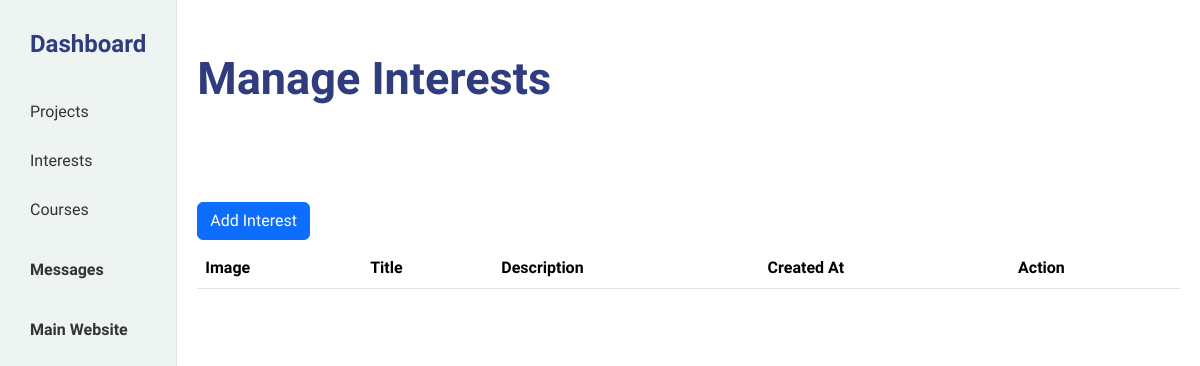
The page /dashboard/interest/ on the database as committed earlier.
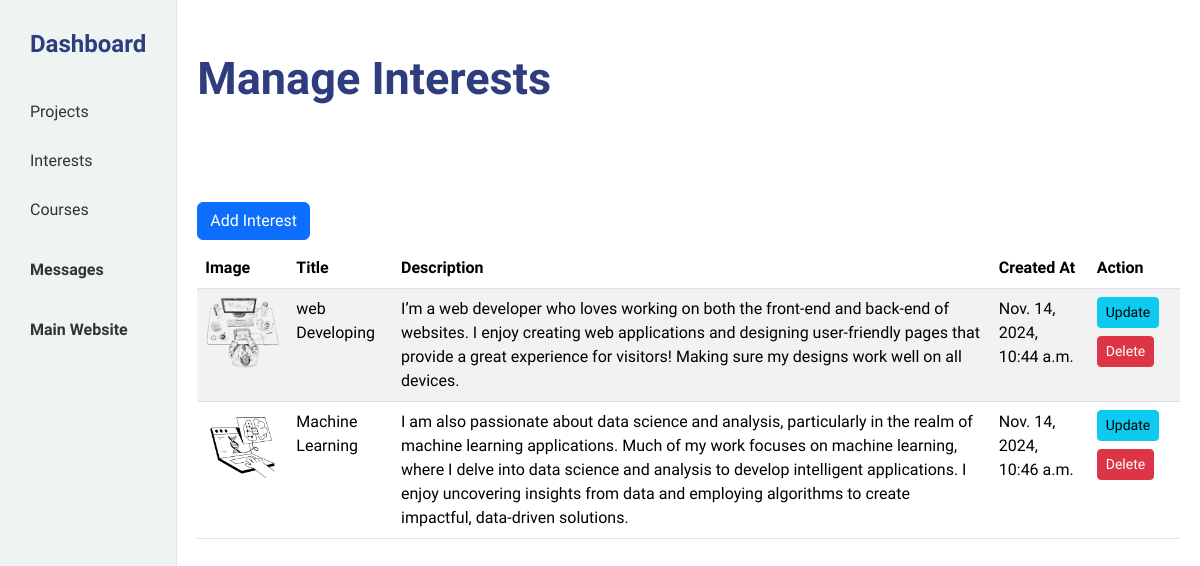
The same page on the database as committed later.
### dashboard/models.py (models this page shows, shortened)
class Interest(models.Model):
    title = models.CharField(max_length=1024)
    description = models.TextField()
    image = models.ImageField(upload_to="images/")
    created_at = models.DateTimeField(auto_now=True)

### dashboard/views.py (the view)
# urls.py: path("interest/", views.interest_view , name="interest_view"),
def interest_view(request: HttpRequest):
    interests = Interest.objects.all()
    return render(request, "dashboard/interest.html", {"interests": interests})

### dashboard/templates/dashboard/interest.html (shortened to what this page needs)
{% extends 'dashboard/base.html' %}
{% block content %}
{% load static %}
<div class="mb-5 header">
    <h2 class="faculty_glyphic_bold">Manage Interests</h2>
</div>
<a href="{% url 'dashboard:add_interest_view' %}">
    <button class="mt-5 btn btn-primary">Add Interest</button>
</a>
<div class="mt-2 table-container">
    <table class="table table-striped">
        <thead>
            <tr>
                <th>Image</th>
                <th>Title</th>
                <th>Description</th>
                <th>Created At</th>
                <th>Action</th>
            </tr>
        </thead>
        <tbody>
            {% for interest in interests %}
                <tr>
                    <td>
                        <img src="{{ interest.image.url }}" class="img"/>
                    </td>
                    <td>{{interest.title}} </td>
                    <td>{{interest.description}} </td>
                    <td>{{interest.created_at}} </td>
                    <td>
                        <a href="{% url 'dashboard:update_interest_view' interest.id %}">
                            <button class="mb-2 btn btn-info btn-sm">Update</button>
                        </a>
                        <a href="{% url 'dashboard:delete_interest_view' interest.id %}" class="btn btn-danger btn-sm"
                        onclick="return confirm('Are you sure you want to delete interest {{ interest.title }}?');">
                            Delete
                        </a>
                    </td>
                </tr>
            {% endfor %}
        </tbody>
    </table>
</div>
{% endblock %}

Rows that differ between the two databases and show on the page:
added Interest: image (picture), title "web Developing", description "I’m a web developer who loves working on both the front-end and back-end of websites. I enjoy creating web applications and designing user-friendly pages that provide a great experience for visitors! Making sure my designs work well on all devices.", created_at "Nov. 14, 2024, 10:44 a.m."
added Interest: image (picture), title "Machine Learning", description "I am also passionate about data science and analysis, particularly in the realm of machine learning applications. Much of my work focuses on machine learning, where I delve into data science and analysis to develop intelligent applications. I enjoy uncovering insights from data and employing algorithms to create impactful, data-driven solutions.", created_at "Nov. 14, 2024, 10:46 a.m."
